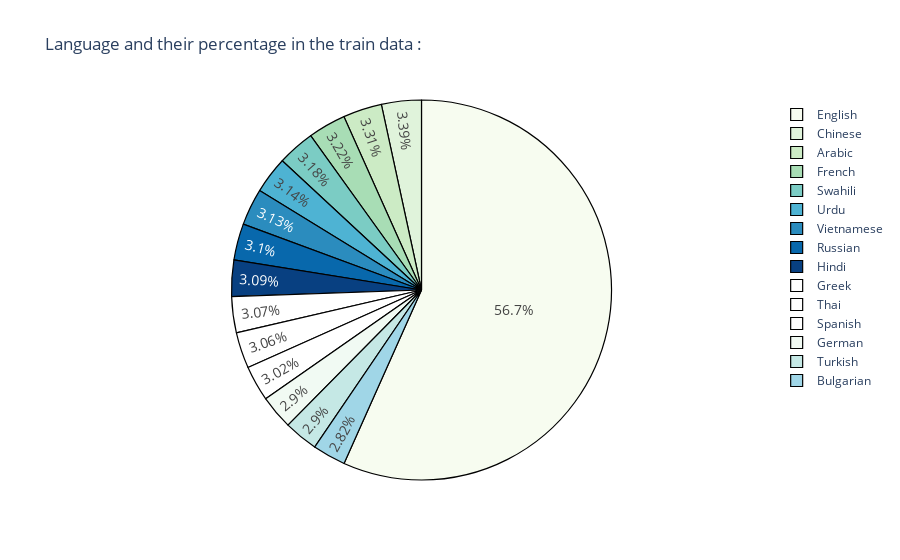
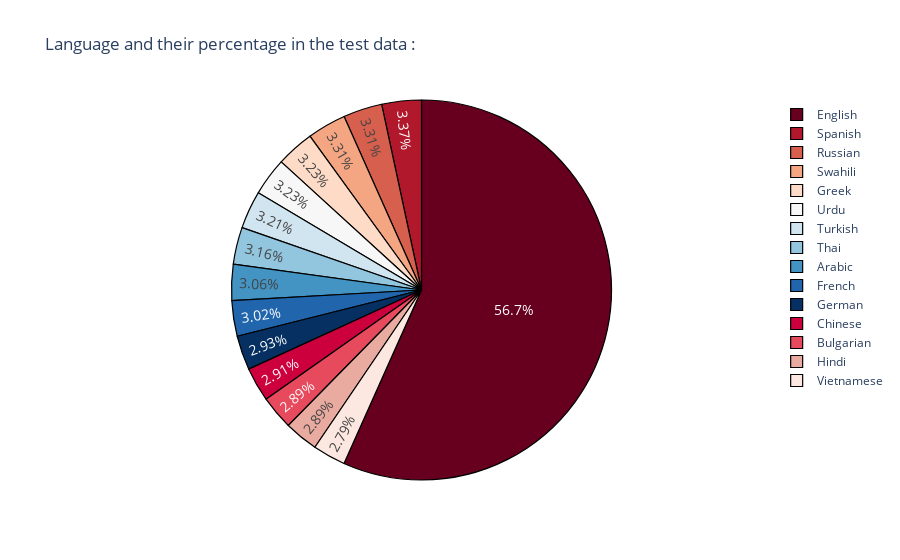

The notebook cell these images were saved under, in order:
### Markdown cell above
## 2.3 Data Visualization

### Code cell
fig = px.pie(num_lang,values='count',names='language',title='Language and their percentage in the train data :',color_discrete_sequence=px.colors.sequential.GnBu)
fig.update_traces(hoverinfo='label+percent', textfont_size=14,
                  marker=dict(line=dict(color='#000000', width=1.2)))
fig.show()

fig = px.pie(test_num_lang,values='count',names='language',title='Language and their percentage in the test data :',color_discrete_sequence=px.colors.sequential.RdBu)
fig.update_traces(hoverinfo='label+percent', textfont_size=14,
                  marker=dict(line=dict(color='#000000', width=1.2)))
fig.show()

### Figure 1 — Plotly figure (JSON) as saved in the notebook; plotly's stock layout.template omitted (floating-point values rounded to 4 significant figures)
{"data": [{"domain": {"x": [0, 1], "y": [0, 1]}, "hoverinfo": "label+percent", "hovertemplate": "language=%{label}<br>count=%{value}<extra></extra>", "labels": ["English", "Chinese", "Arabic", "French", "Swahili", "Urdu", "Vietnamese", "Russian", "Hindi", "Greek", "Thai", "Spanish", "German", "Turkish", "Bulgarian"], "legendgroup": "", "marker": {"line": {"color": "#000000", "width": 1.2}}, "name": "", "showlegend": true, "textfont": {"size": 14}, "type": "pie", "values": [6870, 411, 401, 390, 385, 381, 379, 376, 374, 372, 371, 366, 351, 351, 342]}], "layout": {"legend": {"tracegroupgap": 0}, "piecolorway": ["rgb(247,252,240)", "rgb(224,243,219)", "rgb(204,235,197)", "rgb(168,221,181)", "rgb(123,204,196)", "rgb(78,179,211)", "rgb(43,140,190)", "rgb(8,104,172)", "rgb(8,64,129)"], "title": {"text": "Language and their percentage in the train data :"}}}

### Figure 2 — Plotly figure (JSON) as saved in the notebook; plotly's stock layout.template omitted (floating-point values rounded to 4 significant figures)
{"data": [{"domain": {"x": [0, 1], "y": [0, 1]}, "hoverinfo": "label+percent", "hovertemplate": "language=%{label}<br>count=%{value}<extra></extra>", "labels": ["English", "Spanish", "Russian", "Swahili", "Greek", "Urdu", "Turkish", "Thai", "Arabic", "French", "German", "Chinese", "Bulgarian", "Hindi", "Vietnamese"], "legendgroup": "", "marker": {"line": {"color": "#000000", "width": 1.2}}, "name": "", "showlegend": true, "textfont": {"size": 14}, "type": "pie", "values": [2945, 175, 172, 172, 168, 168, 167, 164, 159, 157, 152, 151, 150, 150, 145]}], "layout": {"legend": {"tracegroupgap": 0}, "piecolorway": ["rgb(103,0,31)", "rgb(178,24,43)", "rgb(214,96,77)", "rgb(244,165,130)", "rgb(253,219,199)", "rgb(247,247,247)", "rgb(209,229,240)", "rgb(146,197,222)", "rgb(67,147,195)", "rgb(33,102,172)", "rgb(5,48,97)"], "title": {"text": "Language and their percentage in the test data :"}}}
